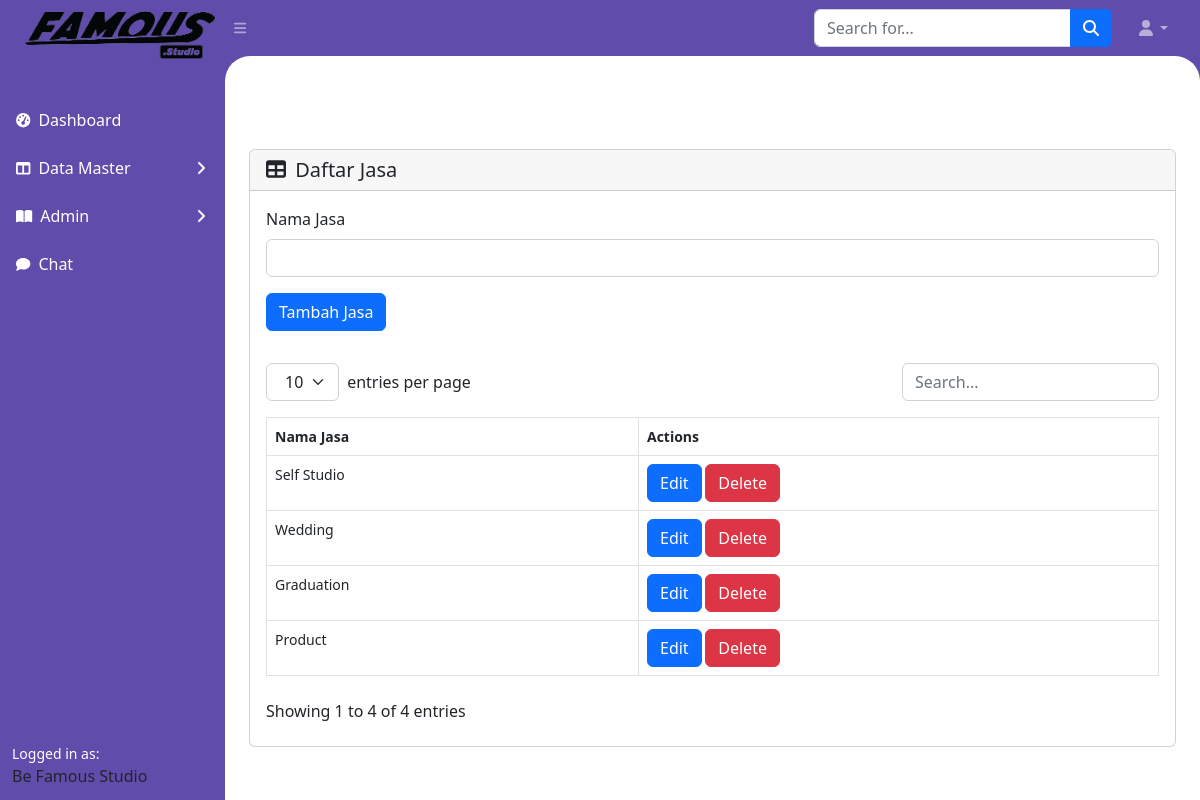
Before: /admin/jasa.php with the older database file.
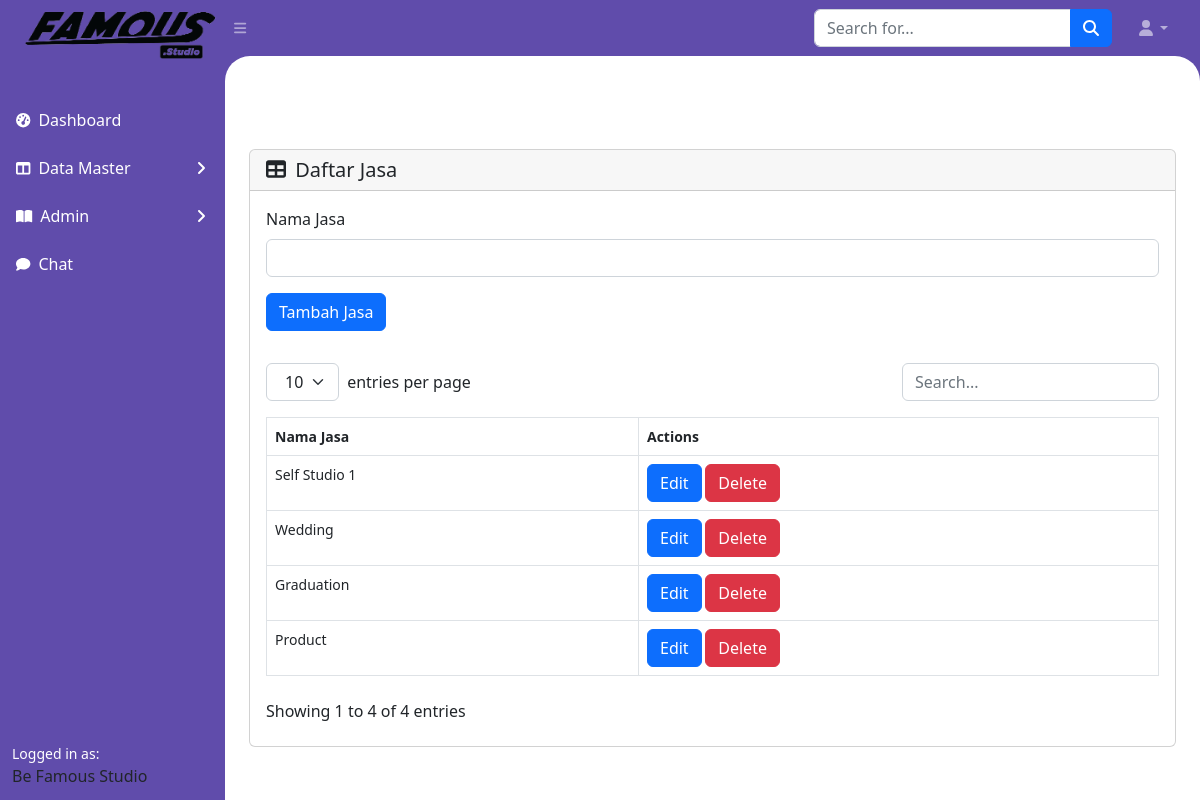
After: the same page with the newer database file.
### tables this page shows
CREATE TABLE `jasa` (
  `idJasa` int(255) NOT NULL,
  `namaJasa` varchar(1000) NOT NULL,
  `status` int(10) NOT NULL
);

### admin/jasa.php (the view, shortened to what this page needs)
<?php
$conn = connectToDatabase();
$sql = "SELECT * FROM jasa where status=1";
$result = $conn->query($sql);
$isi = "<div class='card mb-4' style='margin-top:10%'>";
if (isset($_GET['idEdit'])) {
    $id = $_GET['idEdit'];
    $isi .= "<div class='card-header'>
        <div class='d-flex justify-content-between align-items-center'>
            <h5 class='card-title m-0'><i class='fas fa-table me-1'></i> Daftar Jasa</h5>
        </div>
    </div>
    <div class='card-body'>
        <form method='POST' action='" . htmlspecialchars($_SERVER["PHP_SELF"]) . "'>
            <div class='mb-3'>
                <label for='namaJasa' class='form-label'>Nama Jasa</label>";
    $sql = "SELECT * FROM Jasa WHERE idJasa = $id";
    $result = $conn->query($sql);
    while ($row = $result->fetch_assoc()) {
        $isi .= "<input type='hidden' name='idJasa' value='" . $row['idJasa'] . "'><input type='text' class='form-control' id='namaJasa' value='" . $row['namaJasa'] . "' name='namaJasa' required>";
    }
    $isi .= "
            </div>
            <input type='submit' name='edit' class='btn btn-primary' value='Edit Jasa'>
        </form>
    </div>";
} else {
    $isi .= "<div class='card-header'>
        <div class='d-flex justify-content-between align-items-center'>
            <h5 class='card-title m-0'><i class='fas fa-table me-1'></i> Daftar Jasa</h5>
        </div>
    </div>
    <div class='card-body'>
        <form method='POST' action='" . htmlspecialchars($_SERVER["PHP_SELF"]) . "'>
            <div class='mb-3'>
                <label for='namaJasa' class='form-label'>Nama Jasa</label>
                <input type='text' class='form-control' id='namaJasa' name='namaJasa' required>
            </div>
            <button type='submit' name='add' class='btn btn-primary'>Tambah Jasa</button>
        </form>
    </div>
    <div class='card-body'>
        <table id='datatablesSimple' class='table table-bordered mx-auto'>
            <thead>
                <tr>
                    <th>Nama Jasa</th>
                    <th>Actions</th>
                </tr>
            </thead>
            <tbody>";
    while ($row = $result->fetch_assoc()) {
        $namaJasa = $row['namaJasa'];
        $isi .= "<tr>
                <td>" . $namaJasa . "</td>
                <td>
                    <a href='Jasa.php?idEdit=" . $row['idJasa'] . "' class='btn btn-primary'>Edit</a>
                    <a onclick='hapus(" . $row['idJasa'] . ")' class='btn btn-danger'>Delete</a>
                </td>
            </tr>";
    }
    $isi .= "</tbody>
        </table>
        <script>
        function hapus(id) {
            const confirmation = confirm('Apakah kamu yakin untuk menghapus data?');
            if (confirmation) {
                window.location.href = 'Jasa.php?idDell=' + id;
            } else {
                alert('Hapus Dibatalkan');
            }
        }
        </script>
    </div>";
}
$isi .= "</div></div>";
include 'index.php';
?>

Changed rows visible on the page:
changed jasa: namaJasa "Self Studio" → "Self Studio 1"
